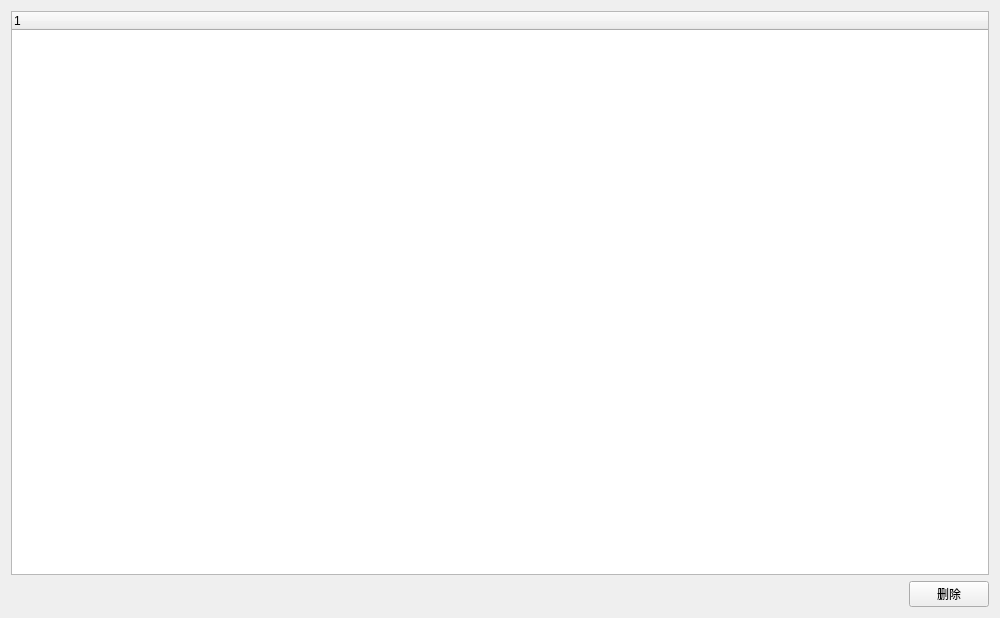
<?xml version="1.0" encoding="UTF-8"?>
<ui version="4.0">
 <class>WidgetManager</class>
 <widget class="QWidget" name="WidgetManager">
  <property name="geometry">
   <rect>
    <x>0</x>
    <y>0</y>
    <width>1000</width>
    <height>618</height>
   </rect>
  </property>
  <property name="windowTitle">
   <string>控件管理器</string>
  </property>
  <layout class="QGridLayout" name="gridLayout">
   <item row="1" column="1">
    <widget class="PushButton" name="pb_delete">
     <property name="text">
      <string>删除</string>
     </property>
    </widget>
   </item>
   <item row="1" column="0">
    <spacer name="horizontalSpacer">
     <property name="orientation">
      <enum>Qt::Horizontal</enum>
     </property>
     <property name="sizeHint" stdset="0">
      <size>
       <width>40</width>
       <height>20</height>
      </size>
     </property>
    </spacer>
   </item>
   <item row="0" column="0" colspan="2">
    <widget class="TreeWidget" name="tw_widgets">
     <column>
      <property name="text">
       <string notr="true">1</string>
      </property>
     </column>
    </widget>
   </item>
  </layout>
 </widget>
 <customwidgets>
  <customwidget>
   <class>PushButton</class>
   <extends>QPushButton</extends>
   <header>qfluentwidgets</header>
  </customwidget>
  <customwidget>
   <class>TreeWidget</class>
   <extends>QTreeWidget</extends>
   <header>qfluentwidgets</header>
  </customwidget>
 </customwidgets>
 <resources/>
 <connections/>
</ui>
